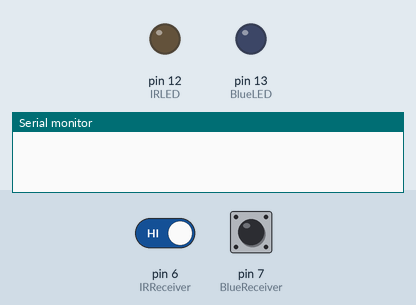
This sketch was run on a simulated Arduino Uno, built with avr-gcc and run on an emulated ATmega328P. Shown: output pins drawn as LEDs (lit = HIGH), the last lines printed to the serial monitor. The test bench sets the inputs (shaded band); at power-on: pin 6 (IRReceiver) HIGH, pin 7 (BlueReceiver) HIGH.

Above: at 0.05 s.
At 1.85 s:
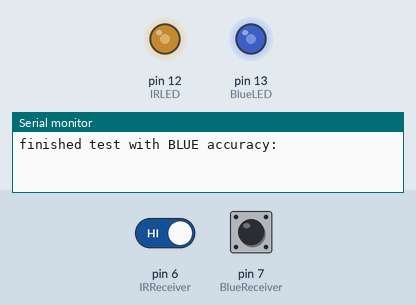
At 3.8 s:
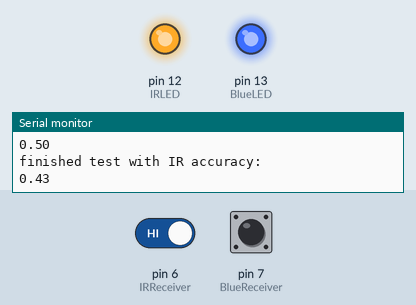
Timing chart, 0 to 8.8 s (numbered marks = the images above):
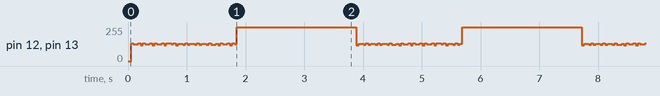

The sketch:

singleBOardTests.ino
```cpp
#define IRLED 12       // Input pin for IR LED signal
#define BlueLED 13     // Input pin for Blue LED signal

#define IRReceiver 6   // Output pin that is driven HIGH
#define BlueReceiver 7 // Output pin that is driven HIGH

bool irOutputState = LOW;
bool blueOutputState = LOW;

int counter = 0;
int Blue1counter = 0;
int IR1counter = 0;


#define maxsize 600
// Declare an array of bools with 0 elements
bool IRArray[maxsize] = {};
bool blueArray[maxsize] = {};

void setup() {
  // Start serial communication for debugging
  Serial.begin(9600);

  // Set input pins
  pinMode(IRReceiver, INPUT);
  pinMode(BlueReceiver, INPUT);

  // Set OUTPUT pins
  pinMode(IRLED, OUTPUT);
  pinMode(BlueLED, OUTPUT);

  // Set outputs HIGH
  digitalWrite(IRLED, LOW);
  digitalWrite(BlueLED, LOW);


}

void loop() {

  // Read the output pin states
  irOutputState = !irOutputState;//digitalRead(IRReceiver);
  blueOutputState = !blueOutputState;//digitalRead(BlueReceiver);
  digitalWrite(IRLED, irOutputState);
  digitalWrite(BlueLED, blueOutputState);

    // Read the input pin states
  bool irInputState = digitalRead(IRReceiver);
  bool blueInputState = digitalRead(BlueReceiver);

  // Compare IR input to output and print the result
  if (irInputState == irOutputState) {IRArray[counter] = 1; IR1counter++;} else { IRArray[counter] = 0;}

  // Compare Blue input to output and print the result
  if (blueInputState == blueOutputState) {blueArray[counter] = 1; Blue1counter++;} else {blueArray[counter] = 0;}

  // Wait 500ms before next check
  if (counter >= maxsize){
    float BlueAccuracy = (float)Blue1counter/(float)maxsize;
    float IRAccuracy = (float)IR1counter/(float)maxsize;
    Serial.println("finished test with BLUE accuracy:");
    Serial.println(BlueAccuracy);
    Serial.println("finished test with IR accuracy:");
    Serial.println(IRAccuracy);
    counter = 0;
    Blue1counter = 0;
    IR1counter = 0;
    delay(2000);
  }
  counter++;
  delay(3);
}
```
